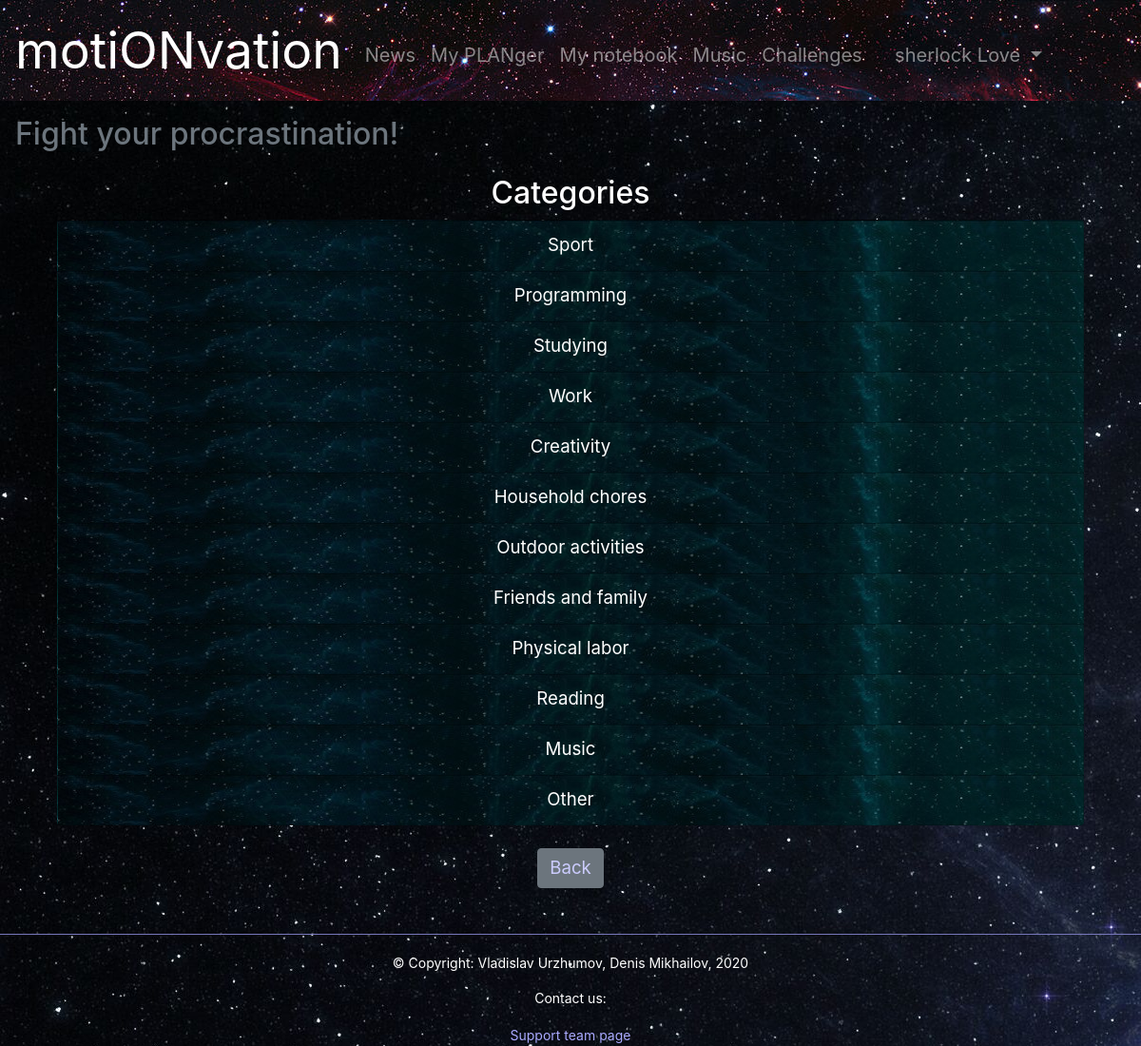
Page /select_category (signed in) on the committed database.
### motionvation/data/models/categories.py (models this page shows)
class Category(SqlAlchemyBase, SerializerMixin):
    __tablename__ = 'categories'
    id = Column(Integer, primary_key=True, autoincrement=True)
    title = Column(String)
    user_id = Column(Integer, ForeignKey('users.id'))
    user = orm.relation('User')
    tasks = orm.relation('Task', back_populates='category')

### motionvation/application.py (the view)
@app.route('/select_category')
@login_required
def select_category():
    db = db_session.create_session()
    categories = db.query(Category).filter(Category.user_id == admin_id).all().copy()
    return render_template('select_category.html', categories=categories,
                           useracc=(current_user.name + ' ' + current_user.surname),
                           title='Select category')

### motionvation/application.py (called while the page is built)
@login_manager.user_loader
def load_user(user_id):
    db = db_session.create_session()
    return db.query(User).get(user_id)

### motionvation/data/db_session.py (called while the page is built)
def create_session() -> orm.Session:
    global __factory
    return __factory()

### motionvation/templates/select_category.html
{% extends 'base.html' %}
{% block content %}
<main class='text-center container'>
        <h2>Categories</h2>
        <div class="container">
            <ul class="list-group">
                {% for category in categories %}
                <li class="list-group-item list-group-flush list-group-color"><a href="/add_task/{{ category.id }}" class='button-note-text'>{{ category.title }}</a></li>
                {% endfor %}
            </ul><br>
            <button class="btn btn-secondary text-center"><a class="button-note-text" href="/tasks" style="text-decoration: none; color: #ccf;">Back</a></button>
        </div>
    </main>
{% endblock %}

### motionvation/static/css/style121.css (style rules this page uses)
body { background: url(../img/7.jpg); color: #fff; }
.list-group-color { background: url(../img/1.jpg); }
.button-note-text { color: #fff; font-size: 14pt; text-decoration: none; }

### rows in the picture
Category: title "Sport"
Category: title "Programming"
Category: title "Studying"
Category: title "Work"
Category: title "Creativity"
Category: title "Household chores"
Category: title "Outdoor activities"
Category: title "Friends and family"
Category: title "Physical labor"
Category: title "Reading"
Category: title "Music"
Category: title "Other"

### other values in the picture
{{ useracc }} "sherlock Love"
